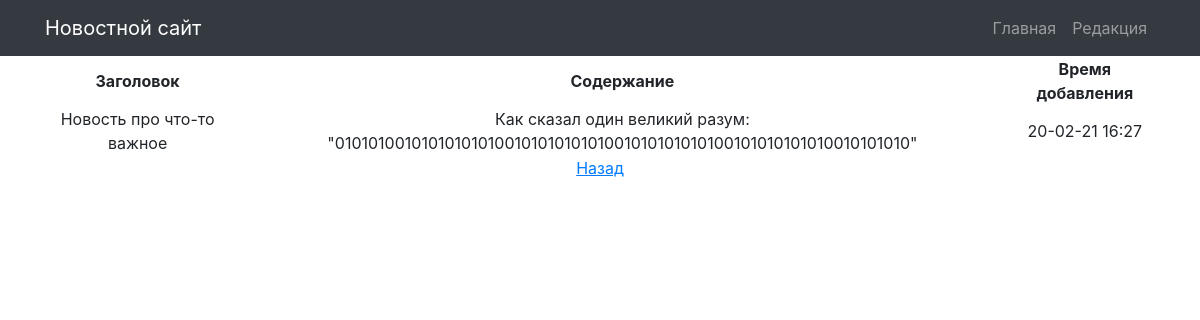
Screenshot of /3 (signed in) with the database file from the repository.
### news/models.py (models this page shows, shortened)
class Post(models.Model):
    ARTICLE_TYPES = (
        ('news', 'Новости'), ('article', 'Статья')
    )
    article_author = models.ForeignKey(Author, on_delete=models.CASCADE, verbose_name='Автор статьи или новости',
                                       related_name='posts')
    article_choice = models.CharField(max_length=50, choices=ARTICLE_TYPES)
    article_time_in = models.DateTimeField(auto_now_add=True, verbose_name='Дата создания')
    article_category = models.ManyToManyField(Category, verbose_name='Категория публикации')
    article_title = models.CharField(max_length=255, verbose_name='Название статьи или новости')
    article_text = models.TextField(verbose_name='Основной текст статьи')
    article_rating = models.IntegerField(default=0, verbose_name='Рейтинг публикации')
    class Meta:
        verbose_name = 'Пост'
        verbose_name_plural = 'Посты'

### news/views.py (the view)
# urls.py: path('<int:pk>', NewsDetail.as_view(), name='post_detail'),
class NewsDetail(LoginRequiredMixin, PermissionRequiredMixin, DetailView):
    model = Post
    template_name = 'post.html'
    context_object_name = 'post'
    permission_required = ('news.view_post',)

### news/templatetags/custom_filters.py (called while the page is built)
@register.filter(name='censor')
def censor(value):
    if "плохое слово 1" or "плохое слово 2" or "плохое слово 3" in value:
        value.replace("плохое слово 1", "***")
        value.replace("плохое слово 2", "***")
        value.replace("плохое слово 3", "***")
        return value
    else:
        return value

### Templates/post.html (shortened to what this page needs)
{% extends 'default.html' %}
{% load custom_filters %}
{% block content %}
<table>
            <thead>
                <th>
                    Заголовок
                </th>
                <th>
                    Содержание
                </th>
                <th>
                    Время добавления
                </th>
            </thead>
            <tr>
                <td>
                    {{ post.article_title | censor }}
                </td>
                <td>
                    {{ post.article_text | censor }}
                </td>
                <td>
                    {{ post.article_time_in | date:'d-m-y H:i'}}
                </td>
            </tr>
        </table>
<a href="{% url 'posts_full' %}"><u>Назад</u></a>
{% endblock content %}

### rows the page displays
Post: article_title|censor "Новость про что-то важное", article_text|censor "Как сказал один великий разум: \"01010100101010101010010101010101001010101010100101010101010010101010\"", article_time_in "20-02-21 16:27"
